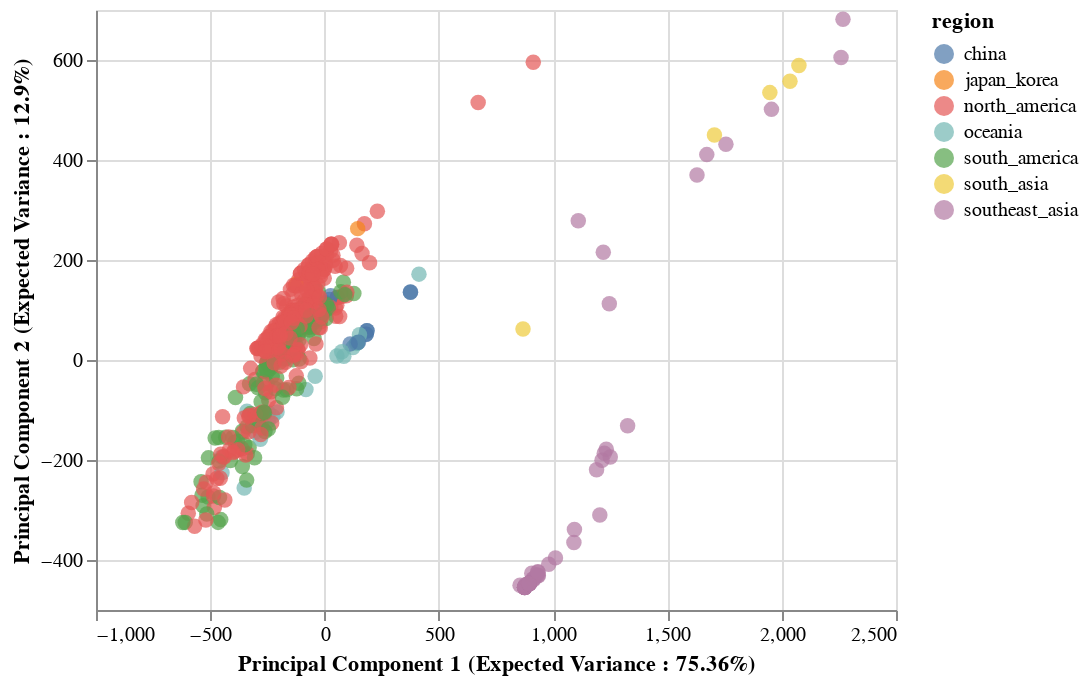

Notebook code for this chart:
### Markdown cell above
# Visualizing PCA in Altair
- Visualzing both PC1 (x) and PC2(y), and PC3(x) and PC4(y) in seperate plots

### Code cell
scatterplot_with_tooltip_interactive(finalDf,'principal component 1','principal component 2','Principal Component 1 (Expected Variance : {}%'.format(round(pca.explained_variance_ratio_[0]*100,2)) + ")",
    'Principal Component 2 (Expected Variance : {}%'.format(round(pca.explained_variance_ratio_[1]*100,2)) + ")", ['strain', 'region'],'region')

### Figure 1 — Vega-Lite specification as saved in the notebook (floating-point values rounded to 4 significant figures; data arrays with more than 128 entries replaced by an {"elided": "..."} marker saying what was removed)
{"$schema": "https://vega.github.io/schema/vega-lite/v3.3.0.json", "config": {"mark": {"tooltip": null}, "view": {"height": 300, "width": 400}}, "data": {"name": "data-d2646ac98713fa8e0fff582a969facd1"}, "datasets": {"data-d2646ac98713fa8e0fff582a969facd1": {"elided": "519 records"}}, "encoding": {"color": {"field": "region", "type": "nominal"}, "tooltip": [{"field": "strain", "type": "nominal"}, {"field": "region", "type": "nominal"}], "x": {"field": "principal component 1", "title": "Principal Component 1 (Expected Variance : 75.36%)", "type": "quantitative"}, "y": {"field": "principal component 2", "title": "Principal Component 2 (Expected Variance : 12.9%)", "type": "quantitative"}}, "mark": {"size": 60, "type": "circle"}, "selection": {"selector012": {"bind": "scales", "encodings": ["x", "y"], "type": "interval"}}}
